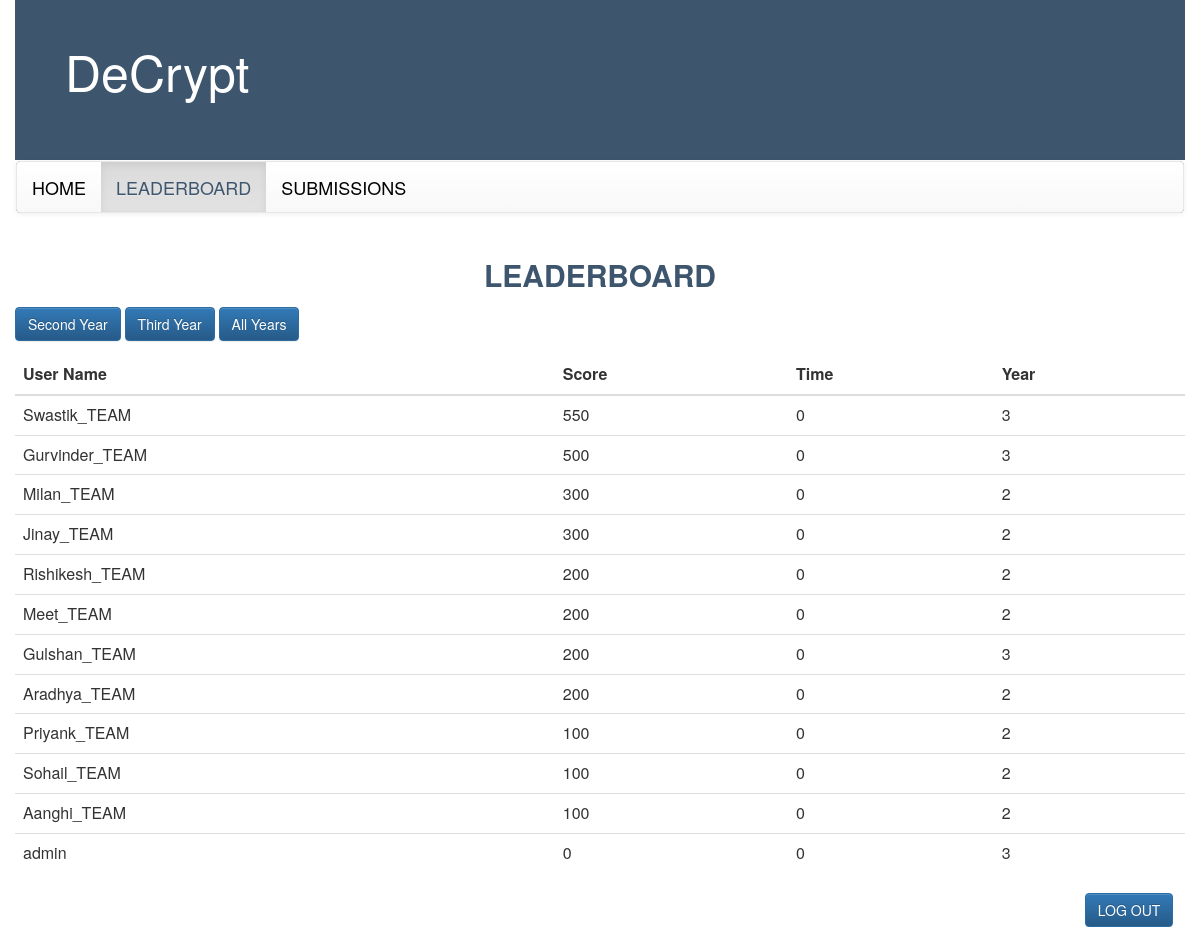
Page /leaderboard.php (signed in) on the committed database.
### tables this page shows
CREATE TABLE `users` (
  `userId` varchar(255) NOT NULL,
  `userName` varchar(255) NOT NULL,
  `pass` varchar(255) NOT NULL,
  `loggedIn` varchar(255) NOT NULL DEFAULT 'N',
  `Ip` varchar(255) DEFAULT NULL,
  `year` int(11) NOT NULL,
  `current_score` int(11) NOT NULL DEFAULT '0',
  `total_time` int(11) DEFAULT '0'
);

### leaderboard.php (the view, shortened to what this page needs)
<html>
	<head>
<link rel="stylesheet" href="https://maxcdn.bootstrapcdn.com/bootstrap/3.3.6/css/bootstrap.min.css">
<link rel="stylesheet" href="https://maxcdn.bootstrapcdn.com/bootstrap/3.3.6/css/bootstrap-theme.min.css">
	</head>
	<body>
			<div class="container-fluid">
				<div class="header"> <p class="header">DeCrypt </p></div>
				  <nav class="navbar" data-spy="affix">
        <nav class="navbar navbar-default navbar" role="navigation">
        <ul class="nav navbar-nav">
         <li><a href="index.php" align="center" >HOME</a></li>
         <li class="active"><a href="" align="center">LEADERBOARD</a></li>
         <li> <a href="mysubmissions.php" align="center">SUBMISSIONS</a></li>
         </ul>
          </nav>
        </nav>
        <p class="head"> <b>LEADERBOARD</b> </p>
	<form method="get">
        <button type="submit" class="btn btn-primary btn-md" name="year" value="2nd">Second Year</button>
        <button type="submit" class="btn btn-primary btn-md" name="year" value="3rd">Third Year</button>
        <button type="submit" class="btn btn-primary btn-md" name="year" value="All">All Years</button>
		</form>
				<table class="table table-hover">
    <thead>
      <tr>
        <th>User Name</th>
        <th>Score</th>
        <th>Time</th>
        <th>Year</th>
      </tr>
    </thead>
    <tbody>
     <?php
$host="localhost";
$user="root";
$password="";$db_name="online_judge";
$con=mysqli_connect($host,$user,$password,$db_name);
if(isset($_GET['year'])){
if($_GET['year']==='2nd'){
$query="SELECT userName,current_score,total_time,year from users where year=2 ORDER BY current_score DESC, total_time";
}
else if($_GET['year']==='3rd'){
	$query="SELECT userName,current_score,total_time,year from users where year=3 ORDER BY current_score DESC, total_time";
}
else if($_GET['year']==='All'){
	$query="SELECT userName,current_score,total_time,year from users  ORDER BY current_score DESC, total_time";
}
}
else{
	$query="SELECT userName,current_score,total_time,year from users  ORDER BY current_score DESC, total_time";
}
if($result=mysqli_query($con,$query)){
	while($row=mysqli_fetch_assoc($result))
	{
		echo '<tr>';
		echo '<td>'.$row['userName'].'</td>';
		echo '<td>'.$row['current_score'].'</td>';
		echo '<td>'.$row['total_time'].'</td>';
		echo '<td>'.$row['year'].'</td>';
		echo '</tr>';
		}
}
echo '</table>';
?>
  	<div class="logout"> <button type="button" class="btn btn-primary btn-md" onclick="location.href='logout.php'">LOG OUT</button> </div>
			</div>
	</body>
</html>

### leaderboard.php (style rules this page uses)
div.header { background-color :#3d566e; height: 20%; width: 100%; }
p.header { font-size: 50px; color:white; margin-left: 50px; padding-top: 35px; }
div.logout { text-align: right; margin-right:1%; }
.navbar-default { background-color: #555555; border-color: #e7e7e7; font-size: 18px; font-color: white; width:100%; }
.navbar-default .navbar-nav > li > a { color:black; }
.navbar-default .navbar-nav > .active > a, .navbar-default .navbar-nav > .active > a:hover, .navbar-default .navbar-nav > .active > a:focus { color: #3d566e; background-color: #7f8c8d; width: 100%; }
p.head { color :#3d566e; font-size: 30px; text-align: center; }
.btn-primary { color: #fff; background-color: #337ab7; border-color: #2e6da4; }

### rows in the picture
users: userName "Swastik_TEAM", current_score "550", total_time "0", year "3"
users: userName "Gurvinder_TEAM", current_score "500", total_time "0", year "3"
users: userName "Milan_TEAM", current_score "300", total_time "0", year "2"
users: userName "Jinay_TEAM", current_score "300", total_time "0", year "2"
users: userName "Rishikesh_TEAM", current_score "200", total_time "0", year "2"
users: userName "Meet_TEAM", current_score "200", total_time "0", year "2"
users: userName "Gulshan_TEAM", current_score "200", total_time "0", year "3"
users: userName "Aradhya_TEAM", current_score "200", total_time "0", year "2"
users: userName "Priyank_TEAM", current_score "100", total_time "0", year "2"
users: userName "Sohail_TEAM", current_score "100", total_time "0", year "2"
users: userName "Aanghi_TEAM", current_score "100", total_time "0", year "2"
users: userName "admin", current_score "0", total_time "0", year "3"
